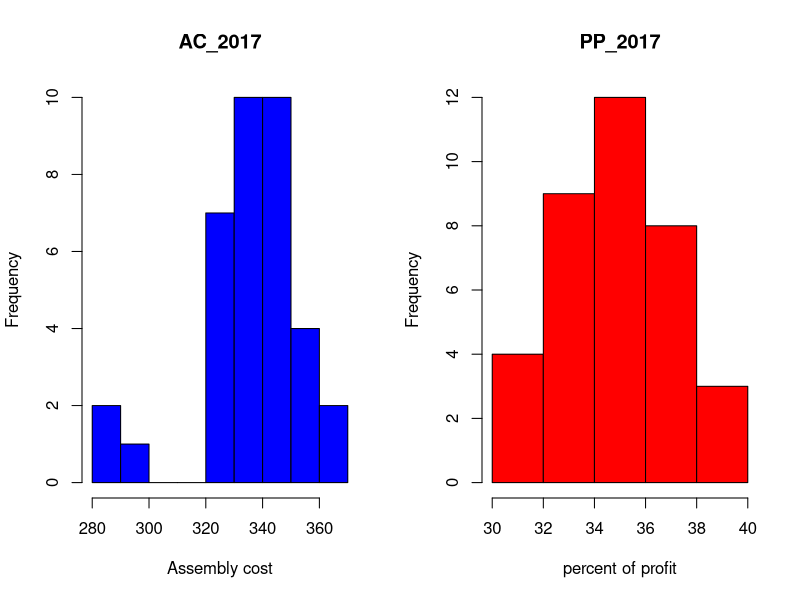
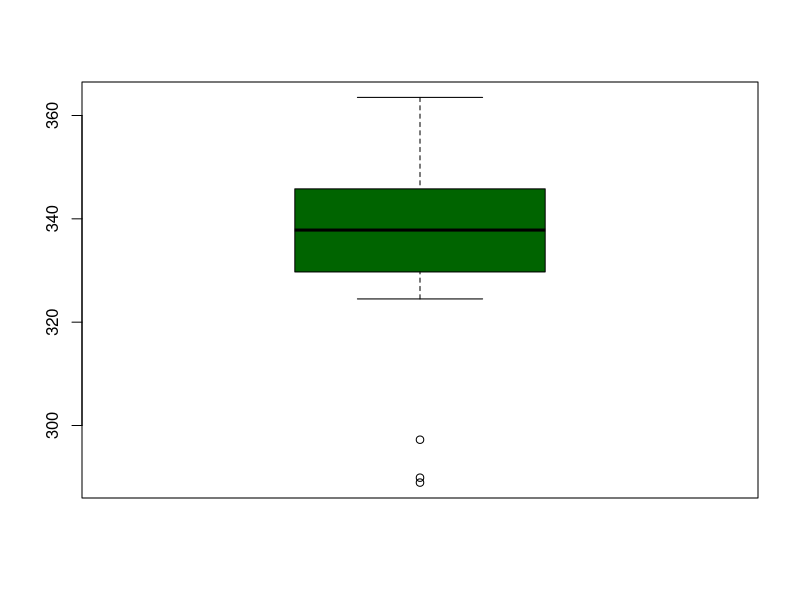
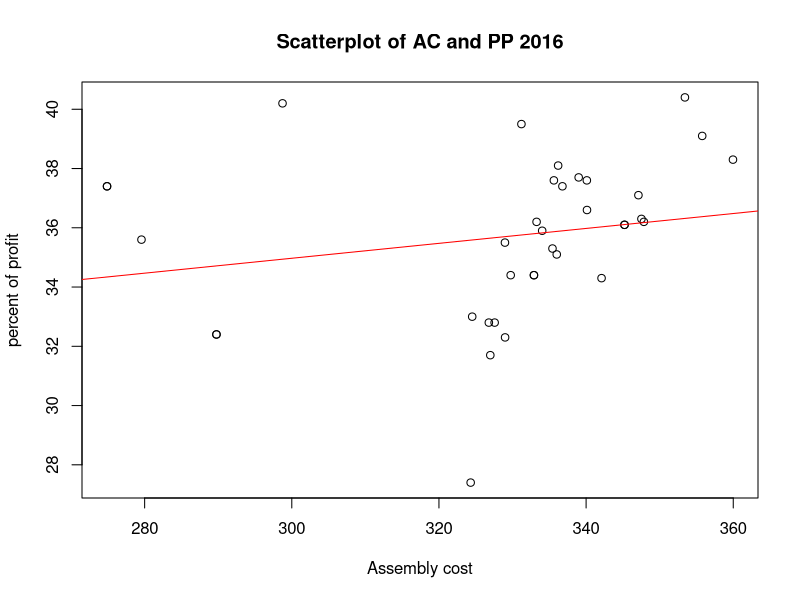
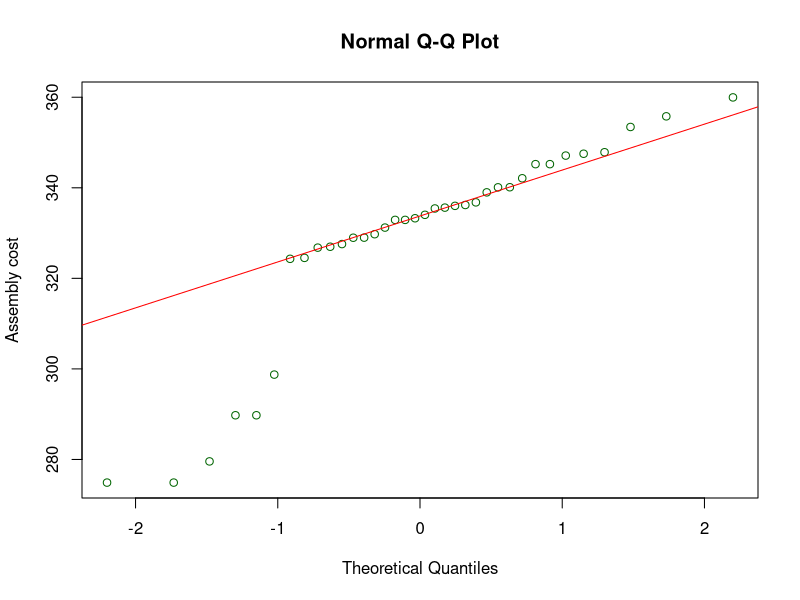

Reproduce these figures in R, in order.
setwd("/Users/duyvo/Desktop/WW Fall 21/Statistics and probability/Project")

## Use readxl to read excel file
library(readxl)

## import excel data to cs_dataset
cs_dataset=read_excel("Computer_Stats.xlsx")

## check dataset
head(cs_dataset)

##remove cols 3 and 4
cs_dataset <- cs_dataset[,c(-3,-4)]

##remove rows 1 and 2
cs_dataset <- cs_dataset[c(-1,-2),]

# set cols name
colnames(cs_dataset) <- c("AC_2016", "PP_2016", "AC_2017", "PP_2017")
cs_dataset

summary(cs_dataset)

## convert char to numeric
cs_dataset$AC_2016 <- as.numeric(cs_dataset$AC_2016)
cs_dataset$PP_2016 <- as.numeric(cs_dataset$PP_2016)
cs_dataset$AC_2017 <- as.numeric(cs_dataset$AC_2017)
cs_dataset$PP_2017 <- as.numeric(cs_dataset$PP_2017)

##------------------------------##
## Question 1 
## mean 
mean_AC2017 <- mean(cs_dataset$AC_2017)
mean_PP2017 <- mean(cs_dataset$PP_2017)

## median
median_AC2017 <- median(cs_dataset$AC_2017)
median_PP2017 <- median(cs_dataset$PP_2017)

## mode
mode(cs_dataset$AC_2017)
mode(cs_dataset$PP_2017)

## standara deviation
sd_AC2017 <- sd(cs_dataset$AC_2017)
sd_PP2017 <- sd(cs_dataset$PP_2017)

## Histogram frequency table
par(mfrow = c(1,2))

value_AC2017 <- cs_dataset$AC_2017
value_PP2017 <- cs_dataset$PP_2017
hist(value_AC2017, main = "AC_2017", col = "blue", xlab = "Assembly cost")
hist(value_PP2017, main = "PP_2017", col = "red", xlab = "percent of profit")

## boxplot of AC_2017
par(mfrow = c(1,1))
boxplot(value_AC2017, col = " dark green")

## percentage of 36 days AC within +- 1 standard deviation
counter1 <- 0
for (i in value_AC2017){
  if(i > (mean_AC2017 - sd_AC2017) & i < (mean_AC2017 + sd_AC2017)){
    counter1 = counter1 + 1
  }
}

percentage_AC2017_1d <- counter1/NROW(value_AC2017)*100

## proportion of 36 days PP are 35.4% or more
counter2 <- 0 # hold how many days PP >= 35.4%
for (i in value_PP2017){
  if(i >= 35.4){
    counter2 = counter2 + 1
  }
}

library(MASS)
fractions(counter2/NROW(value_PP2017)) ## actual proportion using fraction
proportion_PP2017_1e <- counter2/NROW(value_PP2017)

## percentage PP_2017 >= 35.4% and AC_2017 <= $330 
counter3 <- 0
for(i in 1:NROW(value_AC2017)){
  if(value_PP2017[i] >= 35.4 & value_AC2017[i] <= 330){
   counter3 = counter3 + 1 
  }
}

percentage_AC2017_1f = (counter3/counter2)*100


##------------------------------##
## Question 2

## mean , standard deviation
mean_AC2016 <- mean(cs_dataset$AC_2016)
sd_AC2016 <- sd(cs_dataset$AC_2016)

value_AC2016 <- cs_dataset$AC_2016
value_PP2016 <- cs_dataset$PP_2016

counter4 <- 0
for (i in value_AC2016){
  if(i >= 320 & i <= 350){
    counter4 = counter4 + 1
  }
}

fractions(counter4/NROW(value_AC2016)) ## actual proportion using fraction
proportion_AC2016_2a <- counter4/NROW(value_AC2016)

## scatterplot for 2016 
plot(value_AC2016,value_PP2016, main = "Scatterplot of AC and PP 2016", xlab = "Assembly cost", ylab = "percent of profit")

## trend line
abline(lm(value_PP2016~value_AC2016),col="red")

## equation 
summary(lm(value_PP2016~value_AC2016)) # y = 27.42308 + 0.02516*x

## percent of profit when assembly cost = 340
percentOfprofit_2d = round(27.42308+0.02516*340)

## assembly cost when percent of profit = 34.7
assemblyCost_2d = round((34.7-27.42308)/0.02516)

## 2e
qqnorm(value_AC2016, ylab = "Assembly cost", col="dark green")
qqline(value_AC2016, col= "red")

?qqnorm
##------------------------------##
## Question 3

## 
# AC_2017 ~ N(335.625,16.69877/sqrt(36))
# n = 36 > 30 
# Z-alpha/2 = 1.960
# (335.625-1.960*(16.69877/sqrt(36)), 335.625+1.960*(16.69877/sqrt(36)))

X <- 335.625-1.960*(16.69877/sqrt(36))
Y <- 335.625+1.960*(16.69877/sqrt(36))

##------------------------------##
## Question 4

# yes, it changed

# null Hypothesis - Ho : mean = 328.7014
# alternative Hypothesis - Ha : mean # 328.7014

# Xbar = mean_AC2016 = 328.7014
# mean = mean_AC2017 = 335.625
# sd = sd_2016 = 22.04782
# n = 36

# Test Statistic 
# Z-Ho = (328.7014 - 335.625)/(22.04782/sqrt(36))

# 2 tail test
# critical Value
# alpha = 0.05
# Z-alpha/2 = 1.960

Z_nullHypo <- (328.7014 - 335.625)/(22.04782/sqrt(36)) # -1.884159

# conclusion
# (-Z-alpha/2 < Z_nullHypo < Z-alpha/2)
# (-1.960 < -1.884159 < 1.960) (True)
# fail to reject null hypothesis

# p-value = [1-P(Z <= 1.88)]*2
p_value = (1 - pnorm(1.88,0,1))*2 # 0.06010808

# p_value = 0.06 > alpha = 0.05 
# => also fail to reject null hypothesis

## there has not been a significant statistical change in the mean AC since 2014
## as you can see the mean of 36 days AC in 2017 doesn't have a big difference from the mean of total 36 months AC since 2014-2016
## as well as the the mean of each month since 2014-2016



